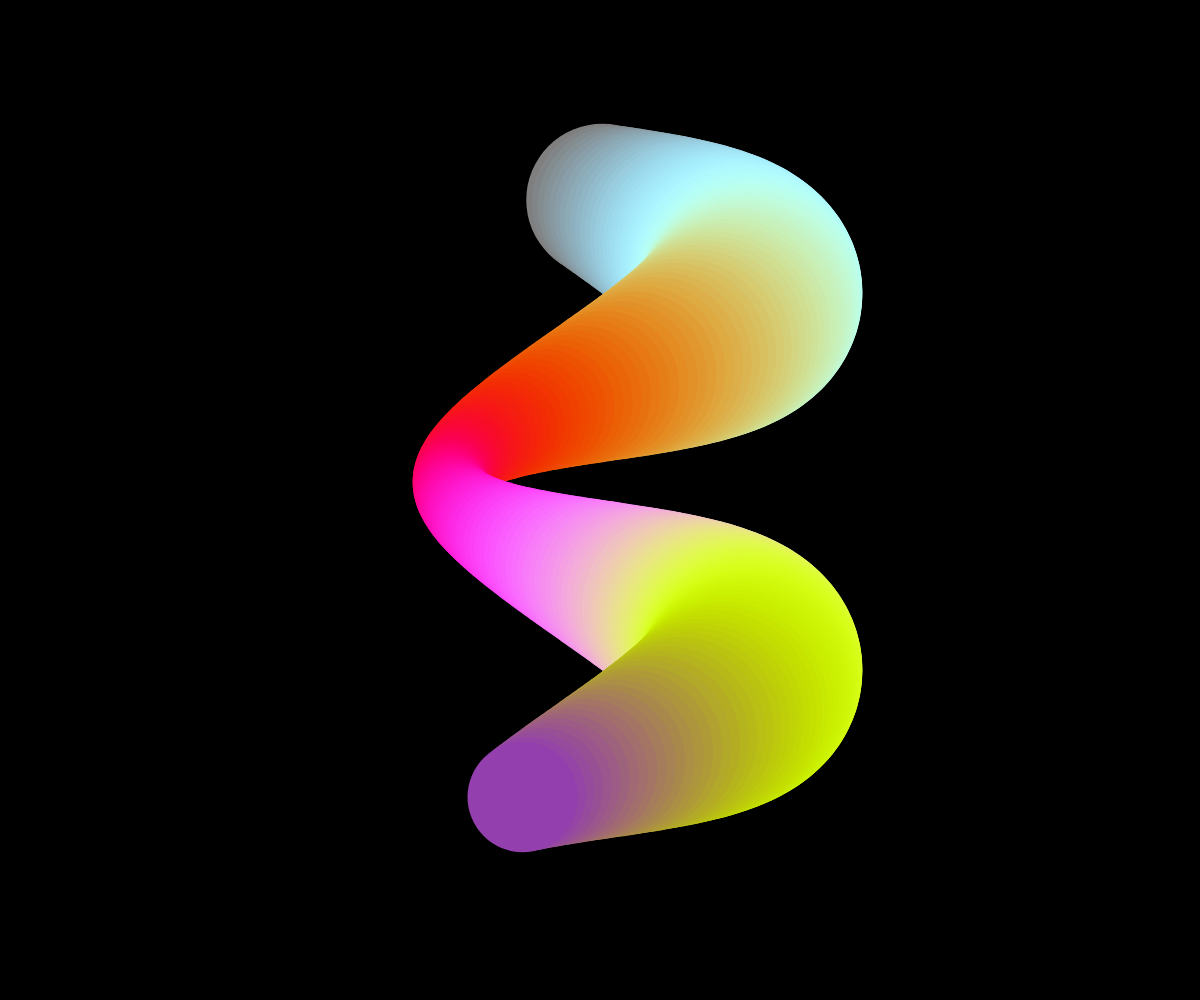
Frame 1 (no input)
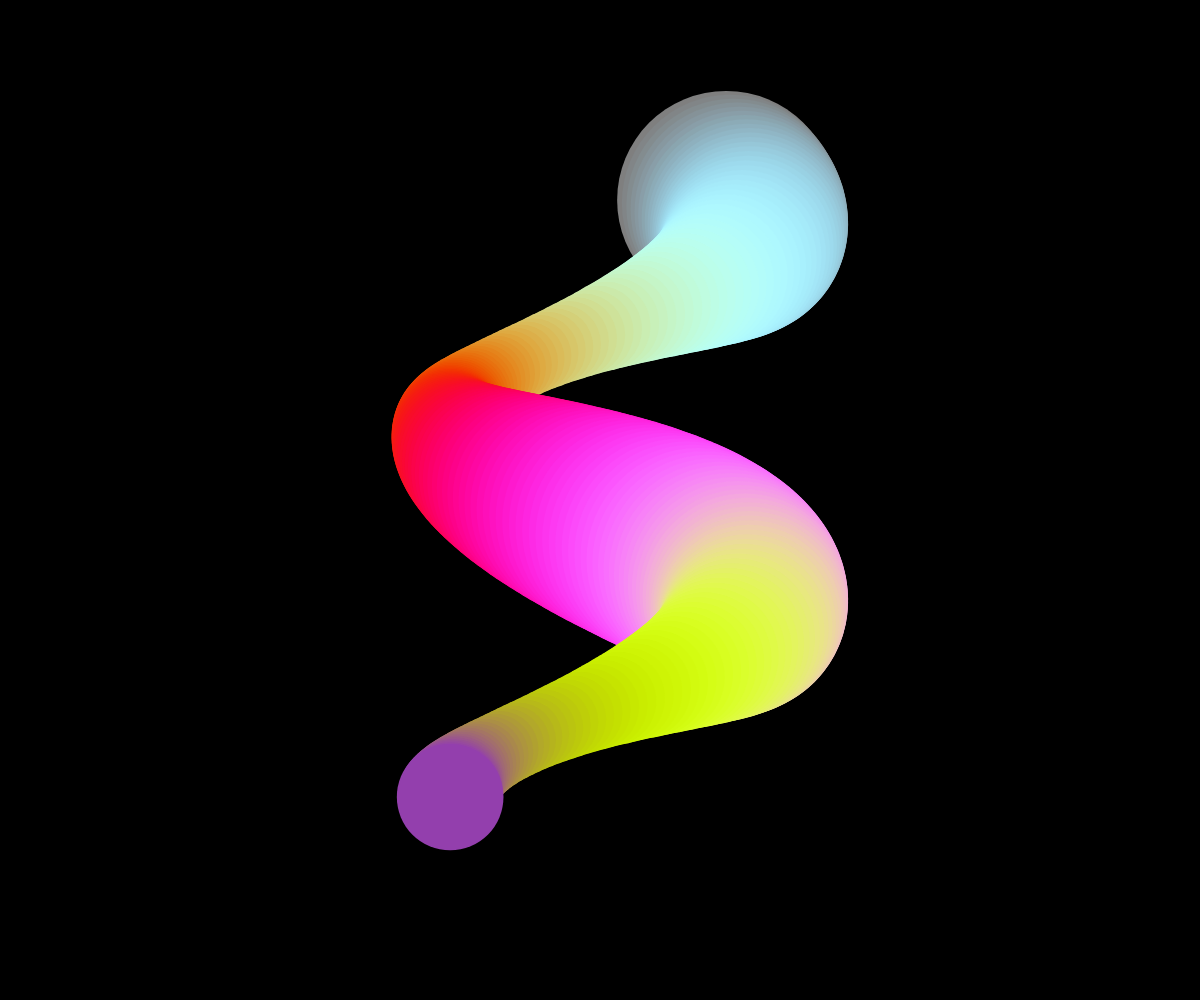
Frame 60 (no input)
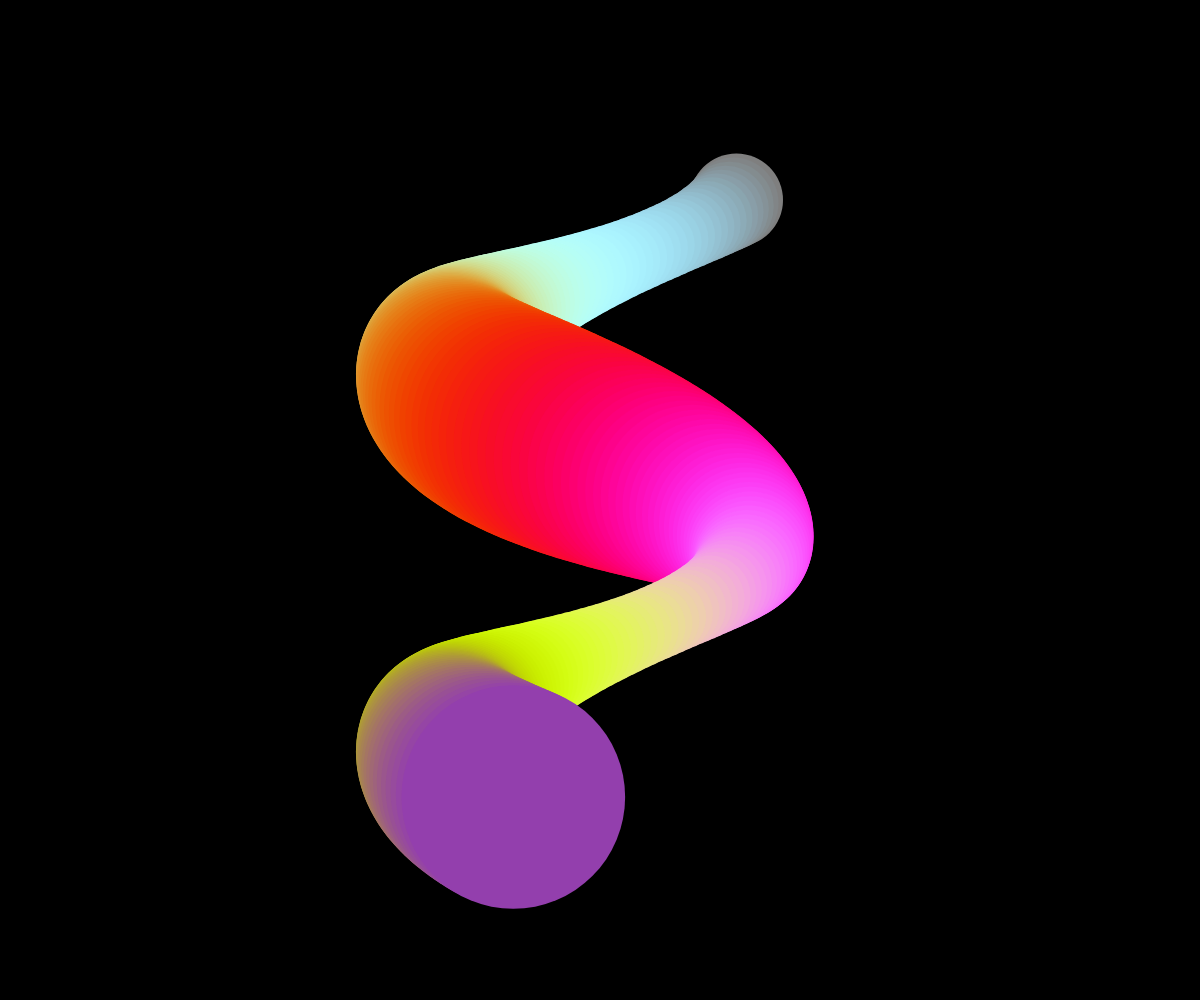
Frame 120 (the mouse pressed at the canvas centre since frame 60)

The p5.js sketch that drew these frames (run headless with seeded random() and noise() and a simulated clock; from frame 60 on, the mouse is pressed at the canvas centre):

// p5.js sketch
// ── sketch.js
let SIZE = 150;
let NUMBER_OF_CIRCLES = 200;
let AMPLITUDE = 150;
let time = 0;

function setup() {
  createCanvas(windowWidth, windowHeight);
  
  noStroke();
}

function draw() {
  time += deltaTime / 1000;
  
  background(0);

  // for (Valore di partenza; condizione per cui il for va avanti; come camia il valore ad ogni ciclo)
  for (let count = 0; count < NUMBER_OF_CIRCLES; count += 1) {
    // Operazioni
    let progress = count / NUMBER_OF_CIRCLES; // Valore normalizzato (0 - 1)

    // Posizione
    let centralX = width / 2;
    let x = sin(progress * 10 + time * 1) * AMPLITUDE + centralX;
    let y = height * map(progress, 0, 1, 0.2, 0.8);

    // Colore
    let r = 127 + sin(progress * 3) * 127;
    let g = 127 + sin(progress * 10) * 127;
    let b = 127 + sin(progress * 13) * 127;
    fill(r, g, b);

    // Disegna il cerchio
    let multiplier = sizeMultiplier(time, progress); // 0 - 1
    multiplier = map(multiplier, 0, 1, 0.5, 1.5); // 0.5 - 1.5

    circle(x, y, SIZE * multiplier);
  }
}


// La funzione restituisce un valore tra 0 e 1 che varia in modo sinusoidale e fluido basandosi su tempo e progress.
function sizeMultiplier(time, progress) {
  return 0.5 + 0.5 * sin(time * 2 + progress * 10);
}
